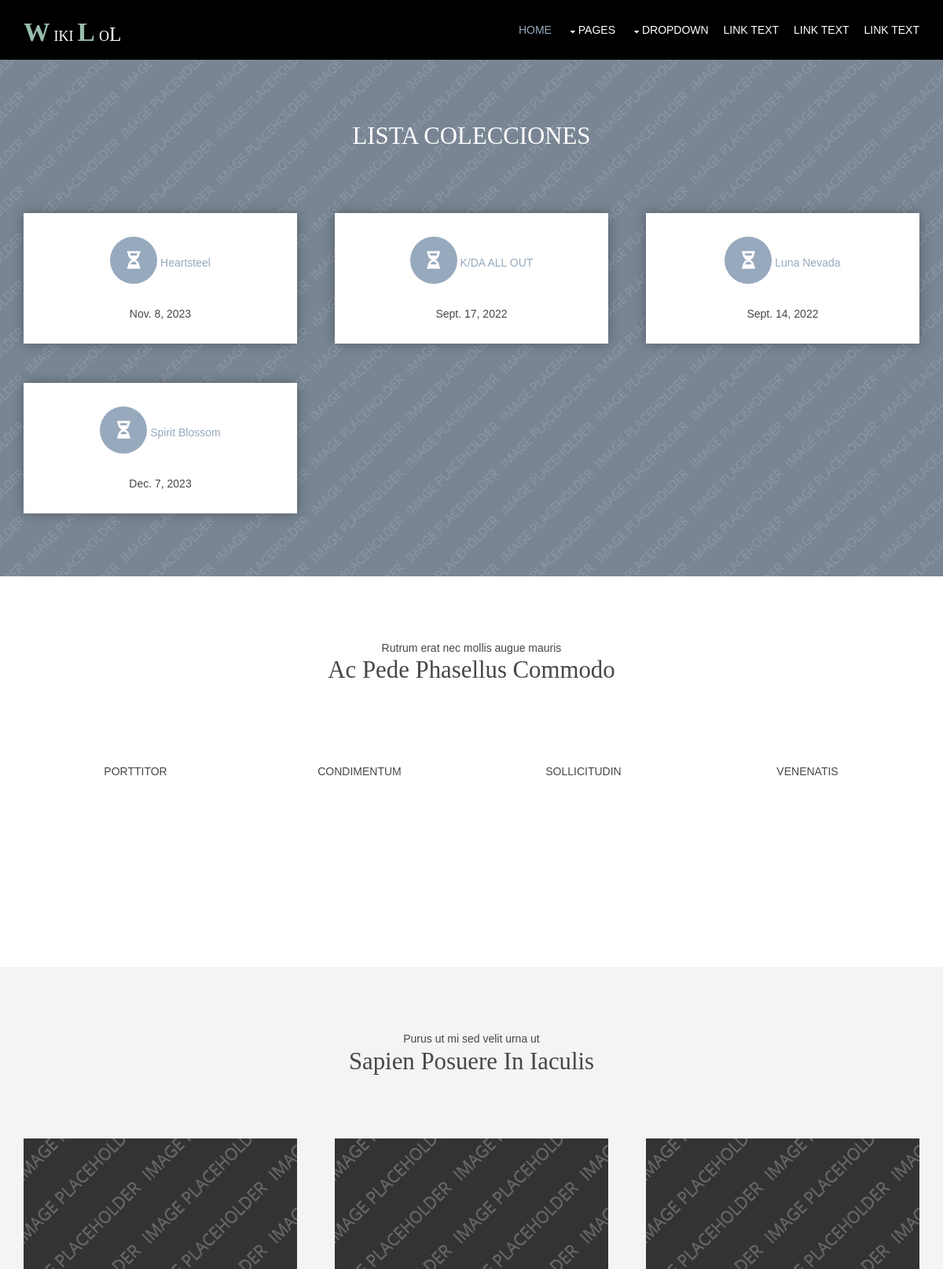
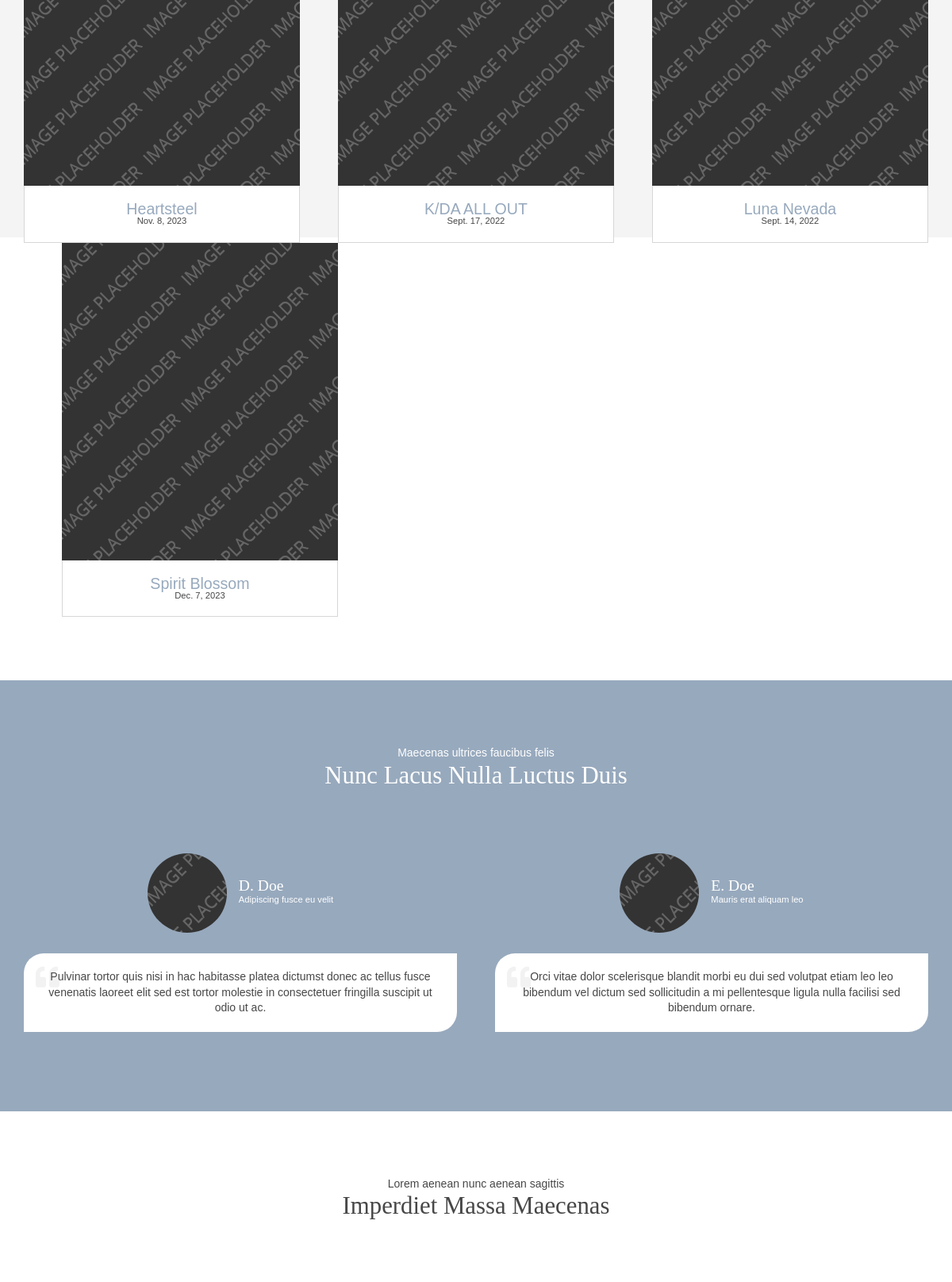
Page /WikiLoL/listaColecciones (upper part) on the committed database (2 pictures, top to bottom).
### WikiLoL/models.py (models this page shows)
class Coleccion(models.Model):
    nombre = models.TextField(max_length=50)
    fechaSalida = models.DateField()
    imagen = models.TextField(max_length=100, null = True, blank= True)
    def __str__(self):
        return self.nombre
    def get_absolute_url(self):
        return reverse('detalleCol', args=[str(self.id)])

### WikiLoL/views.py (the view)
# urls.py: path('listaColecciones', ColeccionesListView.as_view(), name='listaCol'),
class ColeccionesListView(ListView):
    model = Coleccion
    queryset = Coleccion.objects.order_by('nombre')
    template_name = 'chillaid/listaColecciones.html'
    def get_context_data(self, **kwargs):
        context = super().get_context_data(**kwargs)
        print(context)
        return context

### WikiLoL/templates/chillaid/listaColecciones.html (shortened to what this page needs)
{% load static %}
<!DOCTYPE html>
<html lang="">
<head>
<link href="{% static 'chillaid/layout/styles/layout.css' %}" rel="stylesheet" type="text/css" media="all">
</head>
<body id="top">
<div class="wrapper row1">
  <header id="header" class="hoc clear">
    <div id="logo" class="fl_left">
      <h1 class="logoname"><a href="index.html">Wiki<span>L</span>oL</a></h1>
    </div>
    <nav id="mainav" class="fl_right">
      <ul class="clear">
        <li class="active"><a href="index.html">Home</a></li>
        <li><a class="drop" href="#">Pages</a>
        </li>
        <li><a class="drop" href="#">Dropdown</a>
        </li>
        <li><a href="#">Link Text</a></li>
        <li><a href="#">Link Text</a></li>
        <li><a href="#">Link Text</a></li>
      </ul>
    </nav>
  </header>
</div>
<div class="bgded overlay light" style="background-image:url('{% static "chillaid/images/demo/backgrounds/01.png" %}');">
  <section id="services" class="hoc container clear">
    <div class="sectiontitle">
      <h6 class="heading font-x2">LISTA COLECCIONES</h6>
    </div>
    <ul class="nospace group elements elements-three">
      {% for coleccion in object_list %}
      <li class="one_third">
        <article><a href="#"><i class="fas fa-hourglass-half"></i></a>
          <a href="{{ coleccion.get_absolute_url }}"> {{coleccion.nombre}}</a>
          <p>{{coleccion.fechaSalida}}</p>
        </article>
      </li>
       {% endfor %}
    </ul>
  </section>
</div>
<div class="wrapper row3">
  <section class="hoc container clear">
    <div class="sectiontitle">
      <p class="nospace font-xs">Rutrum erat nec mollis augue mauris</p>
      <h6 class="heading font-x2">Ac pede phasellus commodo</h6>
    </div>
    <ul class="pr-charts nospace group center">
      <li class="pr-chart-ctrl" data-animate="false">
        <div class="pr-chart" data-percent="25"><i></i></div>
        <p>Porttitor</p>
      </li>
      <li class="pr-chart-ctrl" data-animate="false">
        <div class="pr-chart" data-percent="50"><i></i></div>
        <p>Condimentum</p>
      </li>
      <li class="pr-chart-ctrl" data-animate="false">
        <div class="pr-chart" data-percent="75"><i></i></div>
        <p>Sollicitudin</p>
      </li>
      <li class="pr-chart-ctrl" data-animate="false">
        <div class="pr-chart" data-percent="100"><i></i></div>
        <p>Venenatis</p>
      </li>
    </ul>
  </section>
</div>
<div class="wrapper gradient">
  <div class="hoc container clear">
    <div class="sectiontitle">
      <p class="nospace font-xs">Purus ut mi sed velit urna ut</p>
      <h6 class="heading font-x2">Sapien posuere in iaculis</h6>
    </div>
    <ul class="nospace group team">
      {% for coleccion in object_list %}
        {% if coleccion == object_list.0 %}
          <li class="one_third first">
            <figure><a class="imgover" href="#"><img src="{% static 'chillaid/images/demo/348x400.png'%}" alt=""></a>
              <figcaption><strong><a href="{{ coleccion.get_absolute_url }}">{{coleccion.nombre}}</a></strong> <em>{{coleccion.fechaSalida}}</em></figcaption>
            </figure>
          </li>
        {% else %}
        <li class="one_third">
          <figure><a class="imgover" href="#"><img src="{% static 'chillaid/images/demo/348x400.png'%}" alt=""></a>
            <figcaption><strong><a href="{{ coleccion.get_absolute_url }}">{{coleccion.nombre}}</a></strong> <em>{{coleccion.fechaSalida}}</em></figcaption>
          </figure>
        </li>
        {%endif%}
      {% endfor %}
    </ul>
  </div>
</div>
<div class="wrapper coloured">
  <section id="testimonials" class="hoc container clear">
    <div class="sectiontitle">
      <p class="nospace font-xs">Maecenas ultrices faucibus felis</p>
      <h6 class="heading font-x2">Nunc lacus nulla luctus duis</h6>
    </div>
    <article class="one_half first">
      <figure class="clear"><img src="{% static 'chillaid/images/demo/100x100.png'%}" alt="">
        <figcaption>
          <h6 class="heading">D. Doe</h6>
          <em>Adipiscing fusce eu velit</em></figcaption>
      </figure>
      <blockquote>Pulvinar tortor quis nisi in hac habitasse platea dictumst donec ac tellus fusce venenatis laoreet elit sed est tortor molestie in consectetuer fringilla suscipit ut odio ut ac.</blockquote>
    </article>
    <article class="one_half">
      <figure class="clear"><img src="{% static 'chillaid/images/demo/100x100.png'%}" alt="">
        <figcaption>
          <h6 class="heading">E. Doe</h6>
          <em>Mauris erat aliquam leo</em></figcaption>
      </figure>
      <blockquote>Orci vitae dolor scelerisque blandit morbi eu dui sed volutpat etiam leo leo bibendum vel dictum sed sollicitudin a mi pellentesque ligula nulla facilisi sed bibendum ornare.</blockquote>
    </article>
  </section>
</div>
<div class="wrapper row3">
  <section class="hoc container clear">
    <div class="sectiontitle">
      <p class="nospace font-xs">Lorem aenean nunc aenean sagittis</p>
      <h6 class="heading font-x2">Imperdiet massa maecenas</h6>
    </div>
  </section>
</div>
</body>
</html>

### WikiLoL/templates/chillaid/layout/styles/framework.css (style rules this page uses)
html { overflow-y:scroll; overflow-x:hidden; }
html, body { margin:0; padding:0; font-size:14px; line-height:1.6em; }
*, *::before, *::after { box-sizing:border-box; }
.center { text-align:center; }
.nospace { margin:0; padding:0; list-style:none; }
.overlay { position:relative; z-index:1; }
.overlay::after { display:block; position:absolute; top:0; left:0; width:100%; height:100%; content:""; z-index:-1; }
.bgded { background-position:top center; background-repeat:no-repeat; background-size:cover; }
.logoname { margin:0; padding:0; font-size:1.8rem; font-variant:small-caps; }
.logoname::first-letter, .logoname span { margin:0 5px; font-size:2.4rem; font-weight:700; text-transform:uppercase; }
.logoname::first-letter { margin-left:0; }
blockquote { display:block; position:relative; width:100%; margin:0; padding:30px; line-height:1.4; z-index:1; }
blockquote::before { display:block; position:absolute; top:0; left:0; font-family:"Font Awesome\ 5 Free"; font-weight:900; font-size:60px; line-height:60px; content:"\f10d"; z-index:-1; }
.clear, .group { display:block; }
.clear::before, .clear::after, .group::before, .group::after { display:table; content:""; }
.clear, .clear::after, .group, .group::after { clear:both; }
a { outline:none; text-decoration:none; }
.fl_left, .imgl { float:left; }
.fl_right, .imgr { float:right; }
img { width:auto; max-width:100%; height:auto; margin:0; padding:0; border:none; line-height:normal; vertical-align:middle; }
.imgover { display:inline-block; position:relative; max-width:100%; }
.imgover::before, .imgover::after { display:block; position:absolute; content:""; text-align:center; opacity:0; }
.imgover::before { top:0; right:0; bottom:0; left:0; }
.imgover::after { top:50%; left:50%; width:50px; height:50px; line-height:50px; margin:-25px 0 0 -25px; font-family:"Font Awesome\ 5 Free"; font-weight:900; content:"\f067"; font-size:28px; }
body, input, textarea, select { font-family:Verdana, Geneva, sans-serif; }
h1, h2, h3, h4, h5, h6, .heading { font-family:Georgia, "Times New Roman", Times, serif; }
::placeholder { opacity:1; }
h1, h2, h3, h4, h5, h6, .heading { margin:0 0 20px 0; font-size:1.4rem; line-height:normal; font-weight:normal; text-transform:capitalize; }
.font-xs { font-size:1rem; }
.font-x2 { font-size:2.2rem; }
.wrapper { display:block; position:relative; width:100%; margin:0; padding:0; text-align:left; word-wrap:break-word; }
.hoc { display:block; margin:0 auto; }
address, article, aside, figcaption, figure, footer, header, main, nav, section { display:block; margin:0; padding:0; }
.one_half, .one_third, .two_third, .one_quarter, .two_quarter, .three_quarter { display:inline-block; float:left; margin:0 0 0 4.21052%; list-style:none; }
.first { margin-left:0; clear:left; }
.one_third { width:30.52631%; }
.one_half, .two_quarter { width:47.89473%; }

### rows in the picture
Coleccion: nombre "Heartsteel", fechaSalida "Nov. 8, 2023"
Coleccion: nombre "K/DA ALL OUT", fechaSalida "Sept. 17, 2022"
Coleccion: nombre "Luna Nevada", fechaSalida "Sept. 14, 2022"
Coleccion: nombre "Spirit Blossom", fechaSalida "Dec. 7, 2023"
